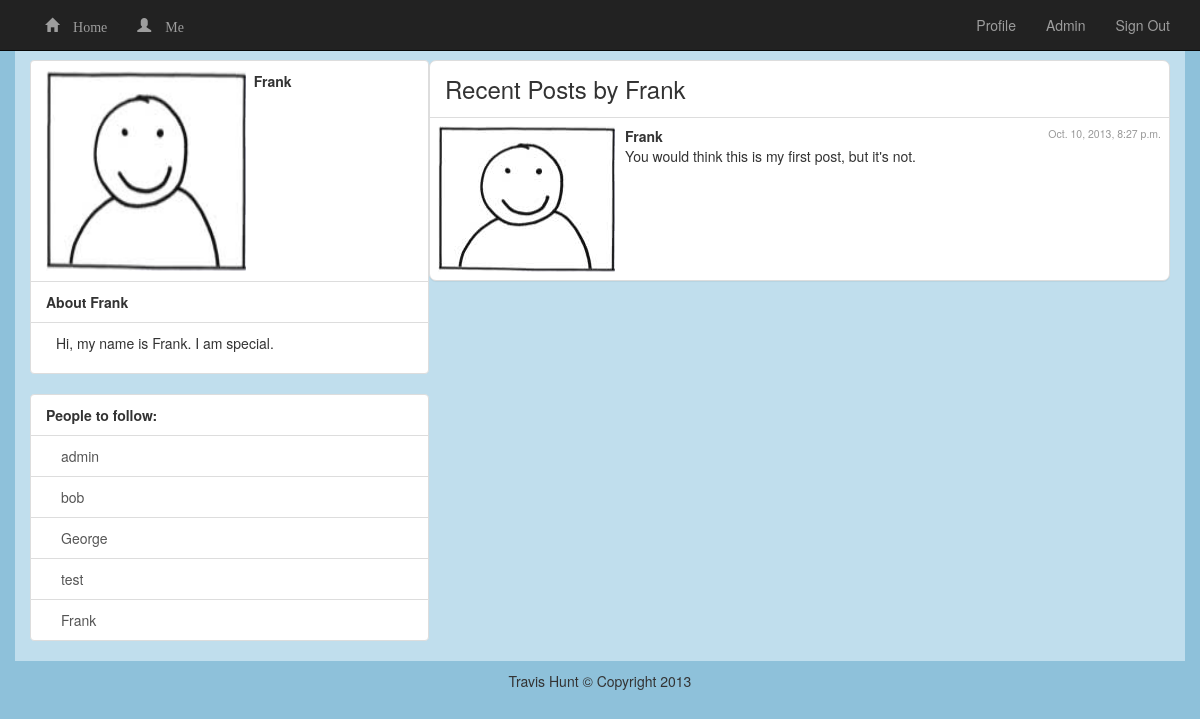
Page /detail/5/ (signed in) on the committed database.
### microblog/models.py (models this page shows)
class Profile(models.Model):
	user = models.ForeignKey(User)
	bio = models.TextField()
	pic = ImageField(upload_to='profile_pictures/')
	following = models.ManyToManyField('Profile', blank=True, null=True)
	def __unicode__(self):
		return self.user.username

class Post(models.Model):
	profile = models.ForeignKey(Profile)
	message = models.CharField(max_length=140)
	pub_date = models.DateTimeField(auto_now_add=True)
	def __unicode__(self):
		return self.message

### microblog/views.py (the view)
# urls.py: url(r'^detail/(?P<user>\d+)/$', views.detail, name='detail'),
@login_required
def detail(request, user):
	latestPosts = Post.objects.all().filter(profile=user)
	profile = get_object_or_404(Profile, user=user)
	context = {
		'profile': profile,
		'latestPosts': latestPosts,
	}
	return render(request, 'microblog/detail.html', context)

### microblog/templatetags/follow.py (called while the page is built)
@register.inclusion_tag('microblog/follow.html', takes_context = True)
def listProfiles(context):
	profileList = Profile.objects.all()
	profiles = []
	for profile in profileList:
		profiles.append(profile)
	return {'profiles': profiles}

### microblog/templates/microblog/detail.html (shortened to what this page needs)
{% extends 'base.html' %}
{% load thumbnail %}
{% load follow %}
{% block content %}
	<table cellpadding="5" width="100%">
		<tr>
			<td valign="top" width="35%">
				<div class="list-group">
					<div class="list-group-item">
						<div class="clearfix">
							<div class="pull-left">
							{% thumbnail profile.pic "50x50" crop="bottom" as image %}
								<img src="{{ image.url }}" width="{{ image.width }}" height="{{ image.height }}">
							{% empty %}
								<img src="/media/profile_pictures/generic-profile-pic.jpg" width="50" height="50" />
							{% endthumbnail %}
							</div>
							<div class="pull-left">
								<strong> &nbsp; {{ profile.user }}</strong>
							</div>
						</div>
					</div>
					<div class="list-group-item">
						<strong>About {{ profile.user }}</strong>
					</div>
					<div class="list-group-item">
						<p style="margin-left: 10px">
							{{ profile.bio }}
						</p>
					</div>
				</div>
				{% listProfiles %}
			</td>
			<td valign="top">
				<div class="panel panel-default">
					<div class="panel-body">
						<h3>Recent Posts by {{ profile.user }}</h3>
					</div>
					<table class="table">
{% for post in latestPosts %}
	<tr>
		<td>
			<div class="clearfix">
				<div class="pull-left">
					{% thumbnail post.profile.pic "50x50" crop="center" as image %}
						<img src="{{ image.url }}">
					{% empty %}
						<img src="/media/profile_pictures/generic-profile-pic.jpg" width="50" height="50" />
					{% endthumbnail %}
				</div>
				<div class="pull-left" style="padding-left: 10px">
					<div>
						<strong>{{ post.profile.user }}</strong>
					</div>
					<div>
						{{ post }}
					</div>
				</div>
				<div class="pull-right">
					<span style="color: #999999; font-size: .75em;" class="pull-right">{{ post.pub_date }}</span>
				</div>
			</div>
		</td>
	</tr>
{% endfor %}
					</table>
				</div>
			</td>
		</tr>
	</table>
{% endblock %}

### microblog/templates/microblog/follow.html
<div class="list-group">
	<div class="list-group-item">
		<strong>People to follow:</strong>
	</div>
{% for profile in profiles %}
<a style="padding-left: 30px" class="list-group-item" href="{% url 'microblog:follow' profile.id %}">{{ profile }}</a>
{% endfor %}
</div>

### TwitterClone/templates/base.html (style rules this page uses)
body { padding: 50px 0 0 0; margin: 0; background-color: #8ec1da; }
.panel { -webkit-border-radius: 7px; -moz-border-radius: 7px; border-radius: 7px; }
.panel-body h3 { margin: 0; padding: 0; }

### rows in the picture
Profile: user "Frank", bio "Hi, my name is Frank. I am special.", user.username "Frank"
Profile: user.username "admin"
Profile: user.username "bob"
Profile: user.username "George"
Profile: user.username "test"
Post: profile.user "Frank", message "You would think this is my first post, but it's not.", pub_date "Oct. 10, 2013, 8:27 p.m."
